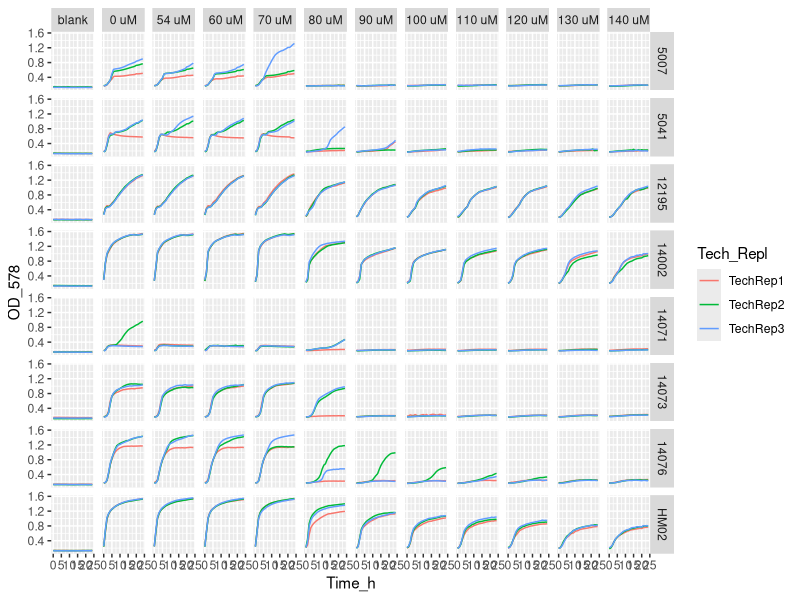
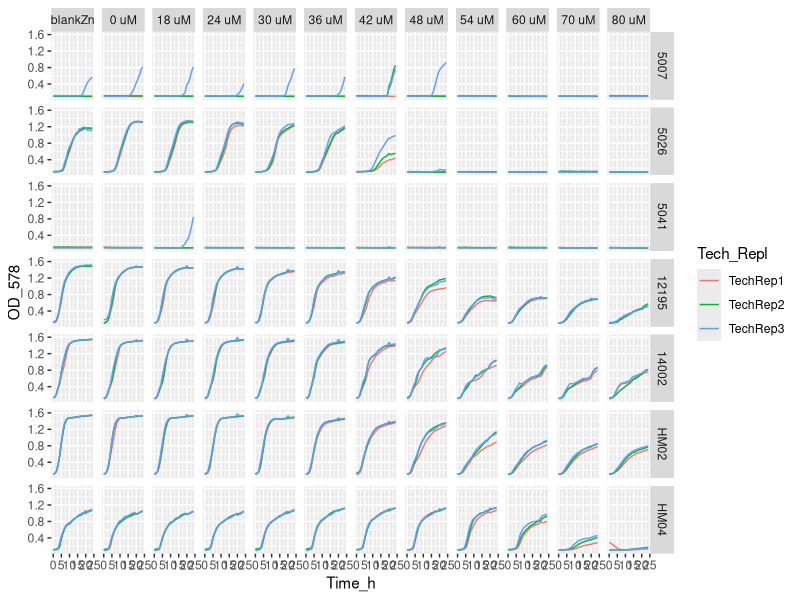
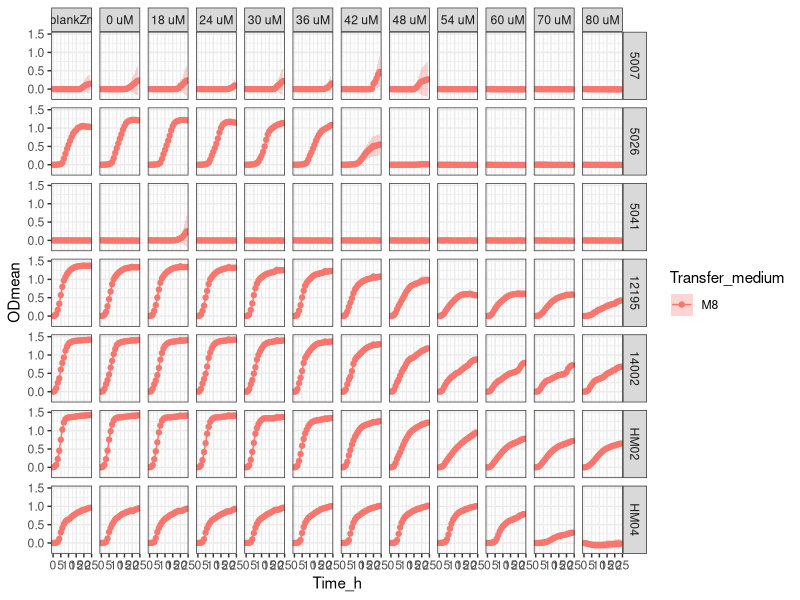
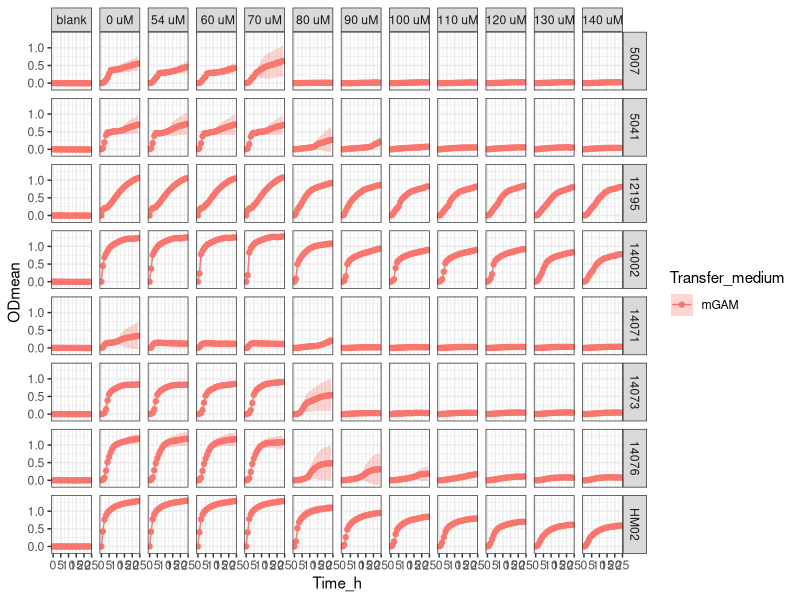

The R script that drew these images, in order:
setwd("C:/Users/sergi/Downloads/ITQB/Plate readings/Exp16_6plates_21122023")

library(tidyverse)

library(readxl)
Exp16 <- Exp16_6plates_21122023 <- read_excel("Exp16_6plates_21122023_final_final.xlsx")
View(Exp16) 

Exp16_v1 <- Exp16 %>%
  pivot_longer(names_to = "Condition", values_to = "OD_578", cols = -Time_h)
Exp16_v1
View(Exp16_v1)


Exp16_v2 <- separate(Exp16_v1, Condition, 
                     c("Strain",
                       "Transfer_medium",
                       "Zn_condition", 
                       "Tech_Repl",
                       "Biol_Repl",
                       "TPEN_conc",
                       "Well_number"), 
                     sep = "_", remove = FALSE,
                     convert = FALSE)
View(Exp16_v2)

Exp16_v2$OD_578 <- as.numeric (Exp16_v2$OD_578) #Because OD_578 values are character

Exp16_v2$TPEN_conc <- factor(Exp16_v2$TPEN_conc, levels = c("ctrTPENcells",
                                                            "ctrTPENwZn",
                                                            "ctrTPEN",
                                                            "3.6",
                                                            "4.8",
                                                            "6",
                                                            "7.2",
                                                            "8.4",
                                                            "9.6",
                                                            "10.8",
                                                            "12",
                                                            "14",
                                                            "16",
                                                            "18",
                                                            "20",
                                                            "22",
                                                            "24",
                                                            "26",
                                                            "28"))

Exp16_v2 <- Exp16_v2 %>% mutate(TPEN_conc = recode (TPEN_conc,
                                                    "ctrTPENcells" = "blank",
                                                    "ctrTPENwZn" = "blankZn",
                                                    "ctrTPEN" = "0 uM",
                                                    "3.6"= "18 uM",
                                                    "4.8"= "24 uM",
                                                    "6" = "30 uM",
                                                    "7.2" = "36 uM",
                                                    "8.4" = "42 uM",
                                                    "9.6" = "48 uM",
                                                    "10.8" = "54 uM",
                                                    "12" = " 60 uM",
                                                    "14" = "70 uM",
                                                    "16" = "80 uM",
                                                    "18" = "90 uM",
                                                    "20" = "100 uM",
                                                    "22" = "110 uM",
                                                    "24" = "120 uM",
                                                    "26" = "130 uM",
                                                    "28" = "140 uM"))

Exp16_v2$Strain <- factor(Exp16_v2$Strain, levels = c("5007",
                                                    "5026",
                                                    "5041",
                                                    "12195",
                                                    "14002",
                                                    "14071",
                                                    "14073",
                                                    "14076",
                                                    "HM02",
                                                    "HM04"))

# Exp16_v2 %>%
#   ggplot(aes(x= Time_h, y=OD_578, color = Tech_Repl)) +
#   geom_line() +
#   facet_grid (Strain ~ TPEN_conc)


Exp16_v2 %>% filter (Transfer_medium == "mGAM") %>%
  ggplot(aes(x= Time_h, y=OD_578, color = Tech_Repl)) +
  geom_line() +
  facet_grid (Strain ~ TPEN_conc)

Exp16_v2 %>% filter (Transfer_medium == "M8") %>%
  ggplot(aes(x= Time_h, y=OD_578, color = Tech_Repl)) +
  geom_line() +
  facet_grid (Strain ~ TPEN_conc)


Exp16_v3<- Exp16_v2 %>% group_by(Strain, Transfer_medium, Zn_condition, Tech_Repl, Biol_Repl, Well_number) %>%
  mutate(blank = Time_h ==0)

View(Exp16_v3)

Exp16_v4 <- Exp16_v3 %>%
  group_by(Strain, Transfer_medium, Zn_condition, Tech_Repl, Biol_Repl, Well_number) %>%
  mutate(OD = OD_578 - OD_578[blank]) %>%
  ungroup()


View(Exp16_v4)

#Obtain the mean and sd
Exp16_v5 <- Exp16_v4 %>% group_by(Time_h, Strain, Transfer_medium, TPEN_conc) %>%
  summarise(ODmean = mean(OD), sdOD = sd(OD), n())

Exp16_v5$Strain <- factor(Exp16_v5$Strain, levels = c("5007",
                                                      "5026",
                                                      "5041",
                                                      "12195",
                                                      "14002",
                                                      "14071",
                                                      "14073",
                                                      "14076",
                                                      "HM02",
                                                      "HM04"))


Exp16_v5 <- Exp16_v5 %>% mutate(TPEN_conc = recode (TPEN_conc,
                                                    "ctrTPENcells" = "blank",
                                                    "ctrTPENwZn" = "blankZn",
                                                    "ctrTPEN" = "0 uM",
                                                    "3.6"= "18 uM",
                                                    "4.8"= "24 uM",
                                                    "6" = "30 uM",
                                                    "7.2" = "36 uM",
                                                    "8.4" = "42 uM",
                                                    "9.6" = "48 uM",
                                                    "10.8" = "54 uM",
                                                    "12" = " 60 uM",
                                                    "14" = "70 uM",
                                                    "16" = "80 uM",
                                                    "18" = "90 uM",
                                                    "20" = "100 uM",
                                                    "22" = "110 uM",
                                                    "24" = "120 uM",
                                                    "26" = "130 uM",
                                                    "28" = "140 uM"))


# stocks conc / 0.001(mM --> uM) / d.f (=2)--> conc TPEN (now in the table)


Exp16_v5  %>% filter (Transfer_medium == "M8") %>%
  ggplot(aes(x = Time_h,
             y = ODmean,
             color = Transfer_medium
  )) +
  geom_point() + 
  geom_line() +
  geom_ribbon(aes(ymin=ODmean-sdOD, ymax=ODmean+sdOD, fill = Transfer_medium), 
              alpha = 0.3, colour = NA) + 
  facet_grid (Strain ~ TPEN_conc) +
  theme_bw()


Exp16_v5  %>% filter (Transfer_medium == "mGAM") %>%
  ggplot(aes(x = Time_h,
             y = ODmean,
             color = Transfer_medium
  )) +
  geom_point() + 
  geom_line() +
  geom_ribbon(aes(ymin=ODmean-sdOD, ymax=ODmean+sdOD, fill = Transfer_medium), 
              alpha = 0.3, colour = NA) + 
  facet_grid (Strain ~ TPEN_conc) +
  theme_bw()
